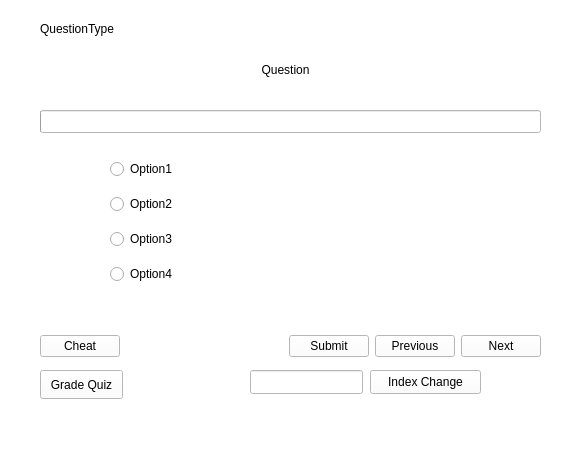
<?xml version="1.0" encoding="UTF-8"?>
<ui version="4.0">
 <class>MainWindow</class>
 <widget class="QMainWindow" name="MainWindow">
  <property name="geometry">
   <rect>
    <x>0</x>
    <y>0</y>
    <width>581</width>
    <height>449</height>
   </rect>
  </property>
  <property name="windowTitle">
   <string>Mock Quiz</string>
  </property>
  <property name="styleSheet">
   <string notr="true">background-color: rgb(255, 255, 255);</string>
  </property>
  <widget class="QWidget" name="centralwidget">
   <property name="enabled">
    <bool>true</bool>
   </property>
   <property name="autoFillBackground">
    <bool>false</bool>
   </property>
   <widget class="QLabel" name="questionLabel">
    <property name="geometry">
     <rect>
      <x>40</x>
      <y>44</y>
      <width>491</width>
      <height>51</height>
     </rect>
    </property>
    <property name="styleSheet">
     <string notr="true">color: rgb(0, 0, 0);
background-color: rgb(255, 255, 255);</string>
    </property>
    <property name="text">
     <string>Question</string>
    </property>
    <property name="alignment">
     <set>Qt::AlignCenter</set>
    </property>
    <property name="wordWrap">
     <bool>true</bool>
    </property>
   </widget>
   <widget class="QLabel" name="questionTypeLabel">
    <property name="geometry">
     <rect>
      <x>40</x>
      <y>20</y>
      <width>311</width>
      <height>18</height>
     </rect>
    </property>
    <property name="styleSheet">
     <string notr="true">color: rgb(0, 0, 0);
background-color: rgb(255, 255, 255);</string>
    </property>
    <property name="text">
     <string>QuestionType</string>
    </property>
   </widget>
   <widget class="QStackedWidget" name="questionBox">
    <property name="geometry">
     <rect>
      <x>60</x>
      <y>140</y>
      <width>431</width>
      <height>171</height>
     </rect>
    </property>
    <property name="currentIndex">
     <number>0</number>
    </property>
    <widget class="QWidget" name="MCQPage">
     <widget class="QWidget" name="layoutWidget">
      <property name="geometry">
       <rect>
        <x>50</x>
        <y>10</y>
        <width>331</width>
        <height>146</height>
       </rect>
      </property>
      <layout class="QVBoxLayout" name="verticalLayout">
       <item>
        <widget class="QRadioButton" name="option1RadioButton">
         <property name="autoFillBackground">
          <bool>false</bool>
         </property>
         <property name="styleSheet">
          <string notr="true">color: rgb(0, 0, 0);
background-color: rgb(255, 255, 255);</string>
         </property>
         <property name="text">
          <string>Option1</string>
         </property>
         <property name="checkable">
          <bool>true</bool>
         </property>
         <property name="checked">
          <bool>false</bool>
         </property>
         <property name="autoRepeat">
          <bool>false</bool>
         </property>
        </widget>
       </item>
       <item>
        <widget class="QRadioButton" name="option2RadioButton">
         <property name="styleSheet">
          <string notr="true">color: rgb(0, 0, 0);
background-color: rgb(255, 255, 255);</string>
         </property>
         <property name="text">
          <string>Option2</string>
         </property>
         <property name="autoExclusive">
          <bool>true</bool>
         </property>
        </widget>
       </item>
       <item>
        <widget class="QRadioButton" name="option3RadioButton">
         <property name="styleSheet">
          <string notr="true">color: rgb(0, 0, 0);
background-color: rgb(255, 255, 255);</string>
         </property>
         <property name="text">
          <string>Option3</string>
         </property>
        </widget>
       </item>
       <item>
        <widget class="QRadioButton" name="option4RadioButton">
         <property name="styleSheet">
          <string notr="true">color: rgb(0, 0, 0);
background-color: rgb(255, 255, 255);</string>
         </property>
         <property name="text">
          <string>Option4</string>
         </property>
        </widget>
       </item>
      </layout>
     </widget>
    </widget>
    <widget class="QWidget" name="page_2">
     <widget class="QWidget" name="layoutWidget">
      <property name="geometry">
       <rect>
        <x>80</x>
        <y>50</y>
        <width>281</width>
        <height>61</height>
       </rect>
      </property>
      <layout class="QVBoxLayout" name="verticalLayout_2">
       <item>
        <widget class="QRadioButton" name="TrueRadioButton">
         <property name="text">
          <string>True</string>
         </property>
        </widget>
       </item>
       <item>
        <widget class="QRadioButton" name="FalseRadioButton">
         <property name="text">
          <string>False</string>
         </property>
        </widget>
       </item>
      </layout>
     </widget>
    </widget>
   </widget>
   <widget class="QWidget" name="layoutWidget">
    <property name="geometry">
     <rect>
      <x>40</x>
      <y>330</y>
      <width>501</width>
      <height>33</height>
     </rect>
    </property>
    <layout class="QHBoxLayout" name="horizontalLayout_2">
     <item>
      <widget class="QPushButton" name="pushButton">
       <property name="enabled">
        <bool>true</bool>
       </property>
       <property name="styleSheet">
        <string notr="true">color: rgb(0, 0, 0);
background-color: rgb(255, 255, 255);</string>
       </property>
       <property name="text">
        <string>Cheat</string>
       </property>
      </widget>
     </item>
     <item>
      <spacer name="horizontalSpacer">
       <property name="orientation">
        <enum>Qt::Horizontal</enum>
       </property>
       <property name="sizeHint" stdset="0">
        <size>
         <width>188</width>
         <height>20</height>
        </size>
       </property>
      </spacer>
     </item>
     <item>
      <layout class="QHBoxLayout" name="horizontalLayout">
       <item>
        <widget class="QPushButton" name="submitButton">
         <property name="styleSheet">
          <string notr="true">color: rgb(0, 0, 0);
background-color: rgb(255, 255, 255);</string>
         </property>
         <property name="text">
          <string>Submit</string>
         </property>
         <property name="checkable">
          <bool>false</bool>
         </property>
        </widget>
       </item>
       <item>
        <widget class="QPushButton" name="previousButton">
         <property name="styleSheet">
          <string notr="true">color: rgb(0, 0, 0);
background-color: rgb(255, 255, 255);</string>
         </property>
         <property name="text">
          <string>Previous</string>
         </property>
        </widget>
       </item>
       <item>
        <widget class="QPushButton" name="nextButton">
         <property name="styleSheet">
          <string notr="true">color: rgb(0, 0, 0);
background-color: rgb(255, 255, 255);</string>
         </property>
         <property name="text">
          <string>Next</string>
         </property>
        </widget>
       </item>
      </layout>
     </item>
    </layout>
   </widget>
   <widget class="QProgressBar" name="questionProgress">
    <property name="geometry">
     <rect>
      <x>40</x>
      <y>110</y>
      <width>501</width>
      <height>23</height>
     </rect>
    </property>
    <property name="value">
     <number>0</number>
    </property>
    <property name="textVisible">
     <bool>false</bool>
    </property>
   </widget>
   <widget class="QPushButton" name="gradeButton">
    <property name="geometry">
     <rect>
      <x>40</x>
      <y>370</y>
      <width>83</width>
      <height>29</height>
     </rect>
    </property>
    <property name="styleSheet">
     <string notr="true">color: rgb(0, 0, 0);
background-color: rgb(255, 255, 255);</string>
    </property>
    <property name="text">
     <string>Grade Quiz</string>
    </property>
   </widget>
   <widget class="QLineEdit" name="indexInput">
    <property name="geometry">
     <rect>
      <x>250</x>
      <y>370</y>
      <width>113</width>
      <height>24</height>
     </rect>
    </property>
   </widget>
   <widget class="QPushButton" name="changeIndexButton">
    <property name="geometry">
     <rect>
      <x>370</x>
      <y>370</y>
      <width>111</width>
      <height>24</height>
     </rect>
    </property>
    <property name="styleSheet">
     <string notr="true">color: rgb(0, 0, 0);
background-color: rgb(255, 255, 255);</string>
    </property>
    <property name="text">
     <string>Index Change</string>
    </property>
   </widget>
  </widget>
  <widget class="QMenuBar" name="menubar">
   <property name="geometry">
    <rect>
     <x>0</x>
     <y>0</y>
     <width>581</width>
     <height>21</height>
    </rect>
   </property>
  </widget>
  <widget class="QStatusBar" name="statusbar"/>
 </widget>
 <resources/>
 <connections/>
</ui>
